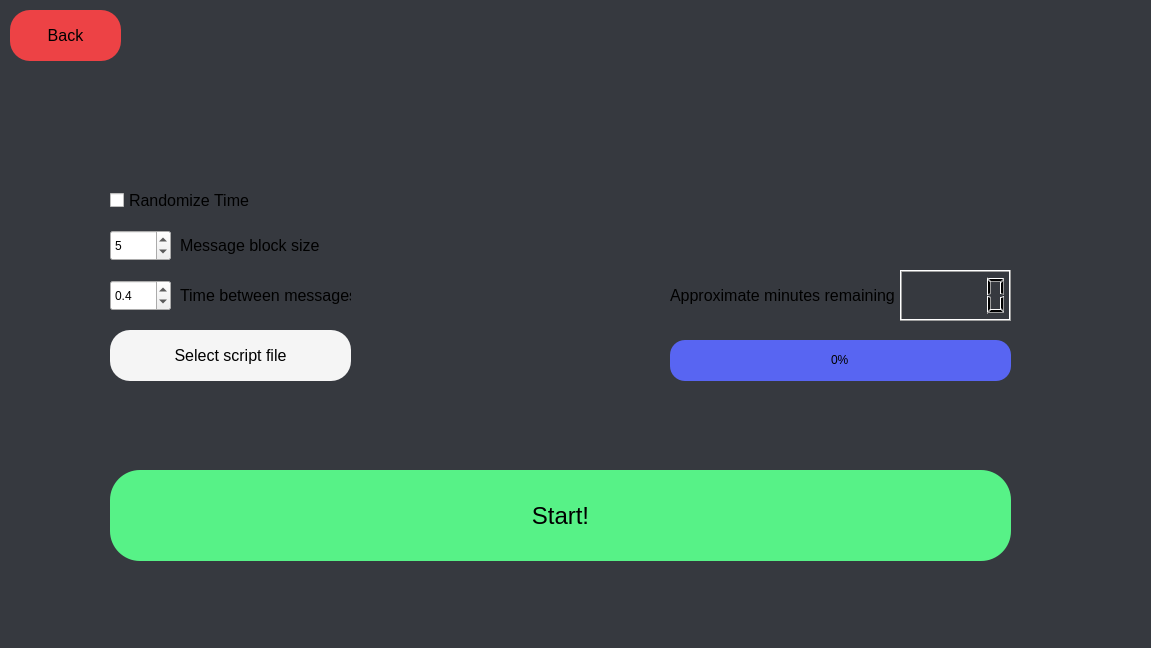
<?xml version="1.0" encoding="UTF-8"?>
<ui version="4.0">
 <class>scriptBased</class>
 <widget class="QDialog" name="scriptBased">
  <property name="geometry">
   <rect>
    <x>0</x>
    <y>0</y>
    <width>1151</width>
    <height>648</height>
   </rect>
  </property>
  <property name="font">
   <font>
    <family>Segoe UI</family>
   </font>
  </property>
  <property name="windowTitle">
   <string>Script based- {solar}</string>
  </property>
  <widget class="QWidget" name="background" native="true">
   <property name="geometry">
    <rect>
     <x>0</x>
     <y>0</y>
     <width>1151</width>
     <height>651</height>
    </rect>
   </property>
   <property name="styleSheet">
    <string notr="true">QWidget#background{background-color: rgb(54, 57, 63);}</string>
   </property>
   <widget class="QLabel" name="scriptbasedLabel">
    <property name="geometry">
     <rect>
      <x>0</x>
      <y>-110</y>
      <width>1151</width>
      <height>111</height>
     </rect>
    </property>
    <property name="font">
     <font>
      <family>Segoe UI Light</family>
      <pointsize>40</pointsize>
      <weight>50</weight>
      <bold>false</bold>
      <kerning>true</kerning>
     </font>
    </property>
    <property name="text">
     <string>Script-based Spammer</string>
    </property>
    <property name="alignment">
     <set>Qt::AlignCenter</set>
    </property>
   </widget>
   <widget class="QCheckBox" name="randomizeTime">
    <property name="geometry">
     <rect>
      <x>110</x>
      <y>190</y>
      <width>141</width>
      <height>21</height>
     </rect>
    </property>
    <property name="font">
     <font>
      <family>Segoe UI</family>
      <pointsize>12</pointsize>
     </font>
    </property>
    <property name="text">
     <string>Randomize Time</string>
    </property>
   </widget>
   <widget class="QSpinBox" name="messageBlockSize">
    <property name="geometry">
     <rect>
      <x>110</x>
      <y>230</y>
      <width>61</width>
      <height>31</height>
     </rect>
    </property>
    <property name="styleSheet">
     <string notr="true"/>
    </property>
    <property name="minimum">
     <number>3</number>
    </property>
    <property name="maximum">
     <number>15</number>
    </property>
    <property name="value">
     <number>5</number>
    </property>
   </widget>
   <widget class="QLabel" name="timeBetweenMessagesLabel">
    <property name="geometry">
     <rect>
      <x>180</x>
      <y>280</y>
      <width>171</width>
      <height>31</height>
     </rect>
    </property>
    <property name="font">
     <font>
      <family>Segoe UI</family>
      <pointsize>12</pointsize>
     </font>
    </property>
    <property name="text">
     <string>Time between messages</string>
    </property>
   </widget>
   <widget class="QDoubleSpinBox" name="timeBetweenMessages">
    <property name="geometry">
     <rect>
      <x>110</x>
      <y>280</y>
      <width>61</width>
      <height>31</height>
     </rect>
    </property>
    <property name="styleSheet">
     <string notr="true"/>
    </property>
    <property name="decimals">
     <number>1</number>
    </property>
    <property name="minimum">
     <double>0.100000000000000</double>
    </property>
    <property name="singleStep">
     <double>0.100000000000000</double>
    </property>
    <property name="value">
     <double>0.400000000000000</double>
    </property>
   </widget>
   <widget class="QLabel" name="label_2">
    <property name="geometry">
     <rect>
      <x>180</x>
      <y>230</y>
      <width>171</width>
      <height>31</height>
     </rect>
    </property>
    <property name="font">
     <font>
      <family>Segoe UI</family>
      <pointsize>12</pointsize>
     </font>
    </property>
    <property name="text">
     <string>Message block size</string>
    </property>
   </widget>
   <widget class="QPushButton" name="scriptFile">
    <property name="geometry">
     <rect>
      <x>110</x>
      <y>330</y>
      <width>241</width>
      <height>51</height>
     </rect>
    </property>
    <property name="font">
     <font>
      <family>Segoe UI</family>
      <pointsize>12</pointsize>
     </font>
    </property>
    <property name="styleSheet">
     <string notr="true">border-radius:20px;
background-color: rgb(245, 245, 245);</string>
    </property>
    <property name="text">
     <string>Select script file</string>
    </property>
   </widget>
   <widget class="QPushButton" name="startButton">
    <property name="geometry">
     <rect>
      <x>110</x>
      <y>470</y>
      <width>901</width>
      <height>91</height>
     </rect>
    </property>
    <property name="font">
     <font>
      <family>Segoe UI</family>
      <pointsize>18</pointsize>
     </font>
    </property>
    <property name="styleSheet">
     <string notr="true">border-radius:30px;
background-color: rgb(87, 242, 135);</string>
    </property>
    <property name="text">
     <string>Start!</string>
    </property>
   </widget>
   <widget class="QLCDNumber" name="minutesRemainingDisplay">
    <property name="geometry">
     <rect>
      <x>900</x>
      <y>270</y>
      <width>111</width>
      <height>51</height>
     </rect>
    </property>
   </widget>
   <widget class="QLabel" name="minutesRemainingLabel">
    <property name="geometry">
     <rect>
      <x>670</x>
      <y>270</y>
      <width>231</width>
      <height>51</height>
     </rect>
    </property>
    <property name="font">
     <font>
      <family>Segoe UI</family>
      <pointsize>12</pointsize>
     </font>
    </property>
    <property name="text">
     <string>Approximate minutes remaining</string>
    </property>
   </widget>
   <widget class="QProgressBar" name="progressBar">
    <property name="geometry">
     <rect>
      <x>670</x>
      <y>340</y>
      <width>341</width>
      <height>41</height>
     </rect>
    </property>
    <property name="styleSheet">
     <string notr="true">QProgressBar {
	color: #FFF;
	background-color: rgb(88, 101, 242);
	border-style: none;
	border-radius: 15px;
	text-align: center;
	color: rgb(0, 0, 0);
}
QProgressBar::chunk{
	margin: 5px;
	background-color: rgb(87, 242, 135);
	border-style: none;
	border-radius: 15px
}</string>
    </property>
    <property name="value">
     <number>0</number>
    </property>
    <property name="textVisible">
     <bool>true</bool>
    </property>
   </widget>
   <widget class="QPushButton" name="backButton">
    <property name="geometry">
     <rect>
      <x>10</x>
      <y>10</y>
      <width>111</width>
      <height>51</height>
     </rect>
    </property>
    <property name="font">
     <font>
      <family>Segoe UI</family>
      <pointsize>12</pointsize>
     </font>
    </property>
    <property name="styleSheet">
     <string notr="true">border-radius:20px;
background-color: rgb(237, 66, 69);</string>
    </property>
    <property name="text">
     <string>Back</string>
    </property>
   </widget>
  </widget>
 </widget>
 <resources/>
 <connections/>
</ui>
